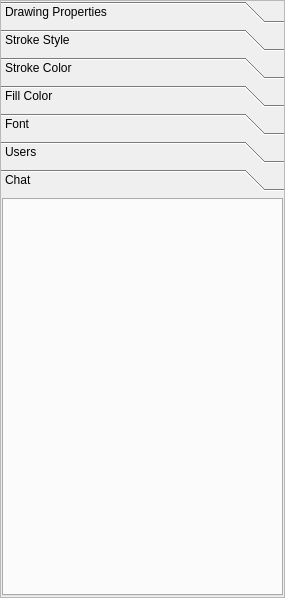
<?xml version="1.0" encoding="UTF-8"?>
<ui version="4.0">
 <class>ToolBox</class>
 <widget class="QToolBox" name="ToolBox">
  <property name="geometry">
   <rect>
    <x>0</x>
    <y>0</y>
    <width>285</width>
    <height>598</height>
   </rect>
  </property>
  <property name="windowTitle">
   <string>ToolBox</string>
  </property>
  <property name="windowIcon">
   <iconset resource="rsrc.qrc">
    <normaloff>:/icons/resources/icons/app-icons/logo_small.png</normaloff>:/icons/resources/icons/app-icons/logo_small.png</iconset>
  </property>
  <property name="autoFillBackground">
   <bool>true</bool>
  </property>
  <property name="styleSheet">
   <string>0</string>
  </property>
  <property name="frameShape">
   <enum>QFrame::StyledPanel</enum>
  </property>
  <property name="currentIndex">
   <number>6</number>
  </property>
  <widget class="QWidget" name="drawingPage">
   <property name="geometry">
    <rect>
     <x>0</x>
     <y>0</y>
     <width>283</width>
     <height>351</height>
    </rect>
   </property>
   <attribute name="icon">
    <iconset resource="rsrc.qrc">
     <normaloff>:/icons/resources/icons/app-icons/property.png</normaloff>:/icons/resources/icons/app-icons/property.png</iconset>
   </attribute>
   <attribute name="label">
    <string>Drawing Properties</string>
   </attribute>
   <layout class="QVBoxLayout" name="verticalLayout_14">
    <property name="margin">
     <number>1</number>
    </property>
    <item>
     <widget class="QScrollArea" name="scrollArea_6">
      <property name="styleSheet">
       <string notr="true">QScrollArea::title { 
    background-color: transparent;
     subcontrol-position: top left; /* position at the top left*/ 
     padding:2 13px;
 } 

QScrollArea { 
     border: 2px solid gray;
     background-color: lightgray;
     border-radius: 5px; 
 } 
</string>
      </property>
      <property name="widgetResizable">
       <bool>true</bool>
      </property>
      <widget class="QWidget" name="scrollAreaWidgetContents_6">
       <property name="geometry">
        <rect>
         <x>0</x>
         <y>0</y>
         <width>277</width>
         <height>345</height>
        </rect>
       </property>
       <layout class="QVBoxLayout" name="verticalLayout_15">
        <property name="margin">
         <number>1</number>
        </property>
        <item>
         <widget class="DrawingPropertiesWidget" name="drawingPropertiesWidget">
          <property name="toolTip">
           <string>Custom widget</string>
          </property>
          <property name="whatsThis">
           <string>You don't care</string>
          </property>
         </widget>
        </item>
       </layout>
      </widget>
     </widget>
    </item>
   </layout>
  </widget>
  <widget class="QWidget" name="strokeStylePage">
   <property name="geometry">
    <rect>
     <x>0</x>
     <y>0</y>
     <width>283</width>
     <height>351</height>
    </rect>
   </property>
   <attribute name="icon">
    <iconset resource="rsrc.qrc">
     <normaloff>:/icons/resources/icons/tool-icons/drawings.png</normaloff>:/icons/resources/icons/tool-icons/drawings.png</iconset>
   </attribute>
   <attribute name="label">
    <string>Stroke Style</string>
   </attribute>
   <layout class="QVBoxLayout" name="verticalLayout">
    <property name="margin">
     <number>1</number>
    </property>
    <item>
     <widget class="QScrollArea" name="scrollArea">
      <property name="minimumSize">
       <size>
        <width>235</width>
        <height>0</height>
       </size>
      </property>
      <property name="autoFillBackground">
       <bool>false</bool>
      </property>
      <property name="styleSheet">
       <string notr="true">QScrollArea::title { 
    background-color: transparent;
     subcontrol-position: top left; /* position at the top left*/ 
     padding:2 13px;
 } 

QScrollArea { 
     border: 2px solid gray;
     background-color: lightgray;
     border-radius: 5px; 
 } </string>
      </property>
      <property name="frameShape">
       <enum>QFrame::NoFrame</enum>
      </property>
      <property name="frameShadow">
       <enum>QFrame::Plain</enum>
      </property>
      <property name="widgetResizable">
       <bool>true</bool>
      </property>
      <widget class="QWidget" name="scrollAreaWidgetContents">
       <property name="geometry">
        <rect>
         <x>0</x>
         <y>0</y>
         <width>277</width>
         <height>345</height>
        </rect>
       </property>
       <property name="minimumSize">
        <size>
         <width>200</width>
         <height>181</height>
        </size>
       </property>
       <layout class="QVBoxLayout" name="verticalLayout_2">
        <property name="margin">
         <number>1</number>
        </property>
        <item>
         <widget class="StrokeStyleWidget" name="strokeStyleWidget">
          <property name="toolTip">
           <string>Custom widget</string>
          </property>
          <property name="whatsThis">
           <string>You don't care</string>
          </property>
         </widget>
        </item>
       </layout>
      </widget>
     </widget>
    </item>
   </layout>
  </widget>
  <widget class="QWidget" name="strokeColorPage">
   <property name="geometry">
    <rect>
     <x>0</x>
     <y>0</y>
     <width>283</width>
     <height>351</height>
    </rect>
   </property>
   <attribute name="icon">
    <iconset resource="rsrc.qrc">
     <normaloff>:/icons/resources/icons/tool-icons/color1.png</normaloff>:/icons/resources/icons/tool-icons/color1.png</iconset>
   </attribute>
   <attribute name="label">
    <string>Stroke Color</string>
   </attribute>
   <layout class="QVBoxLayout" name="verticalLayout_3">
    <property name="margin">
     <number>1</number>
    </property>
    <item>
     <widget class="QScrollArea" name="scrollArea_2">
      <property name="styleSheet">
       <string notr="true">QScrollArea::title { 
    background-color: transparent;
     subcontrol-position: top left; /* position at the top left*/ 
     padding:2 13px;
 } 

QScrollArea { 
     border: 2px solid gray;
     background-color: lightgray;
     border-radius: 5px; 
 } </string>
      </property>
      <property name="frameShape">
       <enum>QFrame::NoFrame</enum>
      </property>
      <property name="frameShadow">
       <enum>QFrame::Plain</enum>
      </property>
      <property name="widgetResizable">
       <bool>true</bool>
      </property>
      <widget class="QWidget" name="scrollAreaWidgetContents_2">
       <property name="geometry">
        <rect>
         <x>0</x>
         <y>0</y>
         <width>277</width>
         <height>345</height>
        </rect>
       </property>
       <layout class="QVBoxLayout" name="verticalLayout_13">
        <property name="margin">
         <number>1</number>
        </property>
        <item>
         <layout class="QVBoxLayout" name="verticalLayout_4">
          <item>
           <widget class="ColorWidget" name="strokeColor">
            <property name="toolTip">
             <string>Custom color widget</string>
            </property>
            <property name="whatsThis">
             <string>You don't care</string>
            </property>
           </widget>
          </item>
          <item>
           <layout class="QFormLayout" name="formLayout_2">
            <property name="horizontalSpacing">
             <number>22</number>
            </property>
            <property name="verticalSpacing">
             <number>9</number>
            </property>
            <property name="leftMargin">
             <number>9</number>
            </property>
            <property name="topMargin">
             <number>0</number>
            </property>
            <property name="rightMargin">
             <number>9</number>
            </property>
            <property name="bottomMargin">
             <number>9</number>
            </property>
            <item row="0" column="0">
             <widget class="QLabel" name="label_14">
              <property name="text">
               <string>Current Color:</string>
              </property>
             </widget>
            </item>
            <item row="0" column="1">
             <widget class="QLabel" name="strokeColorLabel">
              <property name="styleSheet">
               <string notr="true">QLabel {
	border: 1px solid 
}</string>
              </property>
              <property name="text">
               <string/>
              </property>
             </widget>
            </item>
            <item row="1" column="0">
             <widget class="QLabel" name="label_6">
              <property name="text">
               <string>Stroke Enabled:</string>
              </property>
             </widget>
            </item>
            <item row="1" column="1">
             <widget class="QCheckBox" name="shouldStrokeCheckbox">
              <property name="layoutDirection">
               <enum>Qt::RightToLeft</enum>
              </property>
              <property name="text">
               <string/>
              </property>
             </widget>
            </item>
           </layout>
          </item>
         </layout>
        </item>
       </layout>
      </widget>
     </widget>
    </item>
   </layout>
  </widget>
  <widget class="QWidget" name="strokeFillPage">
   <property name="geometry">
    <rect>
     <x>0</x>
     <y>0</y>
     <width>283</width>
     <height>351</height>
    </rect>
   </property>
   <property name="autoFillBackground">
    <bool>true</bool>
   </property>
   <attribute name="icon">
    <iconset resource="rsrc.qrc">
     <normaloff>:/icons/resources/icons/tool-icons/color1.png</normaloff>:/icons/resources/icons/tool-icons/color1.png</iconset>
   </attribute>
   <attribute name="label">
    <string>Fill Color</string>
   </attribute>
   <layout class="QVBoxLayout" name="verticalLayout_9">
    <property name="margin">
     <number>1</number>
    </property>
    <item>
     <widget class="QScrollArea" name="scrollArea_3">
      <property name="autoFillBackground">
       <bool>true</bool>
      </property>
      <property name="styleSheet">
       <string notr="true">QScrollArea::title { 
    background-color: transparent;
     subcontrol-position: top left; /* position at the top left*/ 
     padding:2 13px;
 } 

QScrollArea { 
     border: 2px solid gray;
     background-color: lightgray;
     border-radius: 5px; 
 } 
</string>
      </property>
      <property name="frameShape">
       <enum>QFrame::NoFrame</enum>
      </property>
      <property name="frameShadow">
       <enum>QFrame::Plain</enum>
      </property>
      <property name="widgetResizable">
       <bool>true</bool>
      </property>
      <widget class="QWidget" name="scrollAreaWidgetContents_3">
       <property name="geometry">
        <rect>
         <x>0</x>
         <y>0</y>
         <width>277</width>
         <height>345</height>
        </rect>
       </property>
       <property name="minimumSize">
        <size>
         <width>0</width>
         <height>0</height>
        </size>
       </property>
       <property name="autoFillBackground">
        <bool>true</bool>
       </property>
       <layout class="QVBoxLayout" name="verticalLayout_12">
        <property name="margin">
         <number>1</number>
        </property>
        <item>
         <layout class="QVBoxLayout" name="verticalLayout_5">
          <property name="spacing">
           <number>0</number>
          </property>
          <item>
           <widget class="ColorWidget" name="fillColor">
            <property name="toolTip">
             <string>Custom color widget</string>
            </property>
            <property name="whatsThis">
             <string>You don't care</string>
            </property>
           </widget>
          </item>
          <item>
           <layout class="QFormLayout" name="formLayout_3">
            <property name="sizeConstraint">
             <enum>QLayout::SetMaximumSize</enum>
            </property>
            <property name="fieldGrowthPolicy">
             <enum>QFormLayout::AllNonFixedFieldsGrow</enum>
            </property>
            <property name="labelAlignment">
             <set>Qt::AlignRight|Qt::AlignTrailing|Qt::AlignVCenter</set>
            </property>
            <property name="formAlignment">
             <set>Qt::AlignRight|Qt::AlignTop|Qt::AlignTrailing</set>
            </property>
            <property name="horizontalSpacing">
             <number>22</number>
            </property>
            <property name="verticalSpacing">
             <number>9</number>
            </property>
            <property name="leftMargin">
             <number>9</number>
            </property>
            <property name="topMargin">
             <number>0</number>
            </property>
            <property name="rightMargin">
             <number>9</number>
            </property>
            <property name="bottomMargin">
             <number>9</number>
            </property>
            <item row="0" column="0">
             <widget class="QLabel" name="label_8">
              <property name="text">
               <string>Current Color:</string>
              </property>
             </widget>
            </item>
            <item row="0" column="1">
             <widget class="QLabel" name="fillColorLabel">
              <property name="minimumSize">
               <size>
                <width>0</width>
                <height>0</height>
               </size>
              </property>
              <property name="maximumSize">
               <size>
                <width>16777215</width>
                <height>16777215</height>
               </size>
              </property>
              <property name="layoutDirection">
               <enum>Qt::LeftToRight</enum>
              </property>
              <property name="styleSheet">
               <string notr="true">QLabel {
	border: 1px solid black;
}</string>
              </property>
              <property name="text">
               <string/>
              </property>
              <property name="alignment">
               <set>Qt::AlignRight|Qt::AlignTrailing|Qt::AlignVCenter</set>
              </property>
             </widget>
            </item>
            <item row="1" column="0">
             <widget class="QLabel" name="label_9">
              <property name="autoFillBackground">
               <bool>false</bool>
              </property>
              <property name="text">
               <string>Fill Enabled:</string>
              </property>
              <property name="alignment">
               <set>Qt::AlignRight|Qt::AlignTrailing|Qt::AlignVCenter</set>
              </property>
             </widget>
            </item>
            <item row="1" column="1">
             <widget class="QCheckBox" name="shouldFillCheckbox">
              <property name="layoutDirection">
               <enum>Qt::RightToLeft</enum>
              </property>
              <property name="autoFillBackground">
               <bool>false</bool>
              </property>
              <property name="text">
               <string/>
              </property>
             </widget>
            </item>
           </layout>
          </item>
         </layout>
        </item>
       </layout>
      </widget>
     </widget>
    </item>
   </layout>
  </widget>
  <widget class="QWidget" name="fontPage">
   <property name="geometry">
    <rect>
     <x>0</x>
     <y>0</y>
     <width>283</width>
     <height>351</height>
    </rect>
   </property>
   <attribute name="icon">
    <iconset resource="rsrc.qrc">
     <normaloff>:/icons/resources/icons/tool-icons/text.png</normaloff>:/icons/resources/icons/tool-icons/text.png</iconset>
   </attribute>
   <attribute name="label">
    <string>Font</string>
   </attribute>
   <layout class="QVBoxLayout" name="verticalLayout_6">
    <property name="margin">
     <number>1</number>
    </property>
    <item>
     <widget class="QScrollArea" name="scrollArea_4">
      <property name="minimumSize">
       <size>
        <width>0</width>
        <height>0</height>
       </size>
      </property>
      <property name="styleSheet">
       <string notr="true">QScrollArea::title { 
    background-color: transparent;
     subcontrol-position: top left; /* position at the top left*/ 
     padding:2 13px;
 } 

QScrollArea { 
     border: 2px solid gray;
     background-color: lightgray;
     border-radius: 5px; 
 } 
</string>
      </property>
      <property name="widgetResizable">
       <bool>true</bool>
      </property>
      <widget class="QWidget" name="scrollAreaWidgetContents_4">
       <property name="geometry">
        <rect>
         <x>0</x>
         <y>0</y>
         <width>277</width>
         <height>345</height>
        </rect>
       </property>
       <property name="minimumSize">
        <size>
         <width>180</width>
         <height>0</height>
        </size>
       </property>
       <layout class="QVBoxLayout" name="verticalLayout_8">
        <property name="margin">
         <number>1</number>
        </property>
        <item>
         <widget class="FontWidget" name="fontWidget">
          <property name="toolTip">
           <string>Custom widget</string>
          </property>
          <property name="whatsThis">
           <string>You don't care</string>
          </property>
         </widget>
        </item>
       </layout>
      </widget>
     </widget>
    </item>
   </layout>
  </widget>
  <widget class="QWidget" name="usersPage">
   <property name="geometry">
    <rect>
     <x>0</x>
     <y>0</y>
     <width>283</width>
     <height>351</height>
    </rect>
   </property>
   <attribute name="icon">
    <iconset resource="rsrc.qrc">
     <normaloff>:/icons/resources/icons/app-icons/users.png</normaloff>:/icons/resources/icons/app-icons/users.png</iconset>
   </attribute>
   <attribute name="label">
    <string>Users</string>
   </attribute>
   <layout class="QVBoxLayout" name="verticalLayout_10">
    <property name="spacing">
     <number>6</number>
    </property>
    <property name="margin">
     <number>2</number>
    </property>
    <item>
     <widget class="QScrollArea" name="scrollArea_5">
      <property name="widgetResizable">
       <bool>true</bool>
      </property>
      <widget class="QWidget" name="scrollAreaWidgetContents_5">
       <property name="geometry">
        <rect>
         <x>0</x>
         <y>0</y>
         <width>277</width>
         <height>345</height>
        </rect>
       </property>
       <layout class="QVBoxLayout" name="verticalLayout_11">
        <property name="margin">
         <number>2</number>
        </property>
        <item>
         <widget class="QTreeView" name="treeView">
          <property name="sortingEnabled">
           <bool>true</bool>
          </property>
          <property name="animated">
           <bool>true</bool>
          </property>
          <attribute name="headerDefaultSectionSize">
           <number>0</number>
          </attribute>
         </widget>
        </item>
       </layout>
      </widget>
     </widget>
    </item>
   </layout>
  </widget>
  <widget class="QWidget" name="chatPage">
   <property name="geometry">
    <rect>
     <x>0</x>
     <y>0</y>
     <width>283</width>
     <height>351</height>
    </rect>
   </property>
   <attribute name="icon">
    <iconset resource="rsrc.qrc">
     <normaloff>:/icons/resources/icons/app-icons/chat.png</normaloff>:/icons/resources/icons/app-icons/chat.png</iconset>
   </attribute>
   <attribute name="label">
    <string>Chat</string>
   </attribute>
   <layout class="QVBoxLayout" name="verticalLayout_7">
    <property name="margin">
     <number>1</number>
    </property>
    <item>
     <widget class="CustomChatWidget" name="chatWidget">
      <property name="toolTip">
       <string>Custom widget</string>
      </property>
      <property name="whatsThis">
       <string>You don't care</string>
      </property>
     </widget>
    </item>
   </layout>
  </widget>
  <action name="actionCapSquare">
   <property name="checkable">
    <bool>true</bool>
   </property>
   <property name="icon">
    <iconset resource="rsrc.qrc">
     <normaloff>:/icons/resources/icons/app-icons/capsquare.png</normaloff>:/icons/resources/icons/app-icons/capsquare.png</iconset>
   </property>
   <property name="text">
    <string>capSquare</string>
   </property>
  </action>
  <action name="actionCapRound">
   <property name="checkable">
    <bool>true</bool>
   </property>
   <property name="icon">
    <iconset resource="rsrc.qrc">
     <normaloff>:/icons/resources/icons/app-icons/capround.png</normaloff>:/icons/resources/icons/app-icons/capround.png</iconset>
   </property>
   <property name="text">
    <string>capRound</string>
   </property>
  </action>
  <action name="actionCapFlat">
   <property name="checkable">
    <bool>true</bool>
   </property>
   <property name="icon">
    <iconset resource="rsrc.qrc">
     <normaloff>:/icons/resources/icons/app-icons/capbutt.png</normaloff>:/icons/resources/icons/app-icons/capbutt.png</iconset>
   </property>
   <property name="text">
    <string>capFlat</string>
   </property>
  </action>
  <action name="actionJoinRound">
   <property name="checkable">
    <bool>true</bool>
   </property>
   <property name="icon">
    <iconset resource="rsrc.qrc">
     <normaloff>:/icons/resources/icons/app-icons/joinround.png</normaloff>:/icons/resources/icons/app-icons/joinround.png</iconset>
   </property>
   <property name="text">
    <string>joinRound</string>
   </property>
  </action>
  <action name="actionJoinMiter">
   <property name="checkable">
    <bool>true</bool>
   </property>
   <property name="icon">
    <iconset resource="rsrc.qrc">
     <normaloff>:/icons/resources/icons/app-icons/joinmiter.png</normaloff>:/icons/resources/icons/app-icons/joinmiter.png</iconset>
   </property>
   <property name="text">
    <string>joinMiter</string>
   </property>
  </action>
  <action name="actionJoinBevel">
   <property name="checkable">
    <bool>true</bool>
   </property>
   <property name="icon">
    <iconset resource="rsrc.qrc">
     <normaloff>:/icons/resources/icons/app-icons/joinbevel.png</normaloff>:/icons/resources/icons/app-icons/joinbevel.png</iconset>
   </property>
   <property name="text">
    <string>joinBevel</string>
   </property>
  </action>
  <action name="actionStrokeColor">
   <property name="icon">
    <iconset resource="rsrc.qrc">
     <normaloff>:/icons/resources/icons/tool-icons/color1.png</normaloff>:/icons/resources/icons/tool-icons/color1.png</iconset>
   </property>
   <property name="text">
    <string>strokeColor</string>
   </property>
  </action>
  <action name="actionFillColor">
   <property name="icon">
    <iconset resource="rsrc.qrc">
     <normaloff>:/icons/resources/icons/tool-icons/color1.png</normaloff>:/icons/resources/icons/tool-icons/color1.png</iconset>
   </property>
   <property name="text">
    <string>fillColor</string>
   </property>
  </action>
  <action name="actionShouldFill">
   <property name="checkable">
    <bool>true</bool>
   </property>
   <property name="text">
    <string>shouldFill</string>
   </property>
  </action>
  <action name="actionShouldStroke">
   <property name="checkable">
    <bool>true</bool>
   </property>
   <property name="text">
    <string>shouldStroke</string>
   </property>
  </action>
  <action name="actionWidthChange">
   <property name="text">
    <string>widthChange</string>
   </property>
  </action>
  <action name="actionDashSet">
   <property name="text">
    <string>dashSet</string>
   </property>
  </action>
  <action name="actionDashPhaseChange">
   <property name="text">
    <string>dashPhaseChange</string>
   </property>
  </action>
  <action name="actionFontStyleBold">
   <property name="checkable">
    <bool>true</bool>
   </property>
   <property name="icon">
    <iconset resource="rsrc.qrc">
     <normaloff>:/icons/resources/icons/app-icons/bold.png</normaloff>:/icons/resources/icons/app-icons/bold.png</iconset>
   </property>
   <property name="text">
    <string>fontStyleBold</string>
   </property>
  </action>
  <action name="actionFontStyleItalic">
   <property name="checkable">
    <bool>true</bool>
   </property>
   <property name="icon">
    <iconset resource="rsrc.qrc">
     <normaloff>:/icons/resources/icons/app-icons/italic.png</normaloff>:/icons/resources/icons/app-icons/italic.png</iconset>
   </property>
   <property name="text">
    <string>fontStyleItalic</string>
   </property>
  </action>
  <action name="actionFontFamilySet">
   <property name="icon">
    <iconset resource="rsrc.qrc">
     <normaloff>:/icons/resources/icons/tool-icons/text.png</normaloff>:/icons/resources/icons/tool-icons/text.png</iconset>
   </property>
   <property name="text">
    <string>fontFamilySet</string>
   </property>
  </action>
  <action name="actionFontSizeSet">
   <property name="text">
    <string>fontSizeSet</string>
   </property>
  </action>
  <action name="actionChangeCharCounter">
   <property name="text">
    <string>changeCharCounter</string>
   </property>
  </action>
 </widget>
 <customwidgets>
  <customwidget>
   <class>ColorWidget</class>
   <extends>QWidget</extends>
   <header>ColorWidget</header>
  </customwidget>
  <customwidget>
   <class>CustomChatWidget</class>
   <extends>QTabWidget</extends>
   <header>CustomChatWidget</header>
   <container>1</container>
  </customwidget>
  <customwidget>
   <class>DrawingPropertiesWidget</class>
   <extends>QWidget</extends>
   <header>DrawingPropertiesWidget</header>
   <container>1</container>
  </customwidget>
  <customwidget>
   <class>FontWidget</class>
   <extends>QWidget</extends>
   <header>FontWidget</header>
   <container>1</container>
  </customwidget>
  <customwidget>
   <class>StrokeStyleWidget</class>
   <extends>QWidget</extends>
   <header>StrokeStyleWidget</header>
   <container>1</container>
  </customwidget>
 </customwidgets>
 <resources>
  <include location="rsrc.qrc"/>
 </resources>
 <connections>
  <connection>
   <sender>shouldFillCheckbox</sender>
   <signal>toggled(bool)</signal>
   <receiver>actionShouldFill</receiver>
   <slot>toggle()</slot>
   <hints>
    <hint type="sourcelabel">
     <x>234</x>
     <y>459</y>
    </hint>
    <hint type="destinationlabel">
     <x>-1</x>
     <y>-1</y>
    </hint>
   </hints>
  </connection>
  <connection>
   <sender>strokeColor</sender>
   <signal>colorChanged(QColor)</signal>
   <receiver>ToolBox</receiver>
   <slot>strokeColorChanged(QColor)</slot>
   <hints>
    <hint type="sourcelabel">
     <x>189</x>
     <y>270</y>
    </hint>
    <hint type="destinationlabel">
     <x>256</x>
     <y>384</y>
    </hint>
   </hints>
  </connection>
  <connection>
   <sender>fillColor</sender>
   <signal>colorChanged(QColor)</signal>
   <receiver>ToolBox</receiver>
   <slot>fillColorChanged(QColor)</slot>
   <hints>
    <hint type="sourcelabel">
     <x>164</x>
     <y>249</y>
    </hint>
    <hint type="destinationlabel">
     <x>257</x>
     <y>432</y>
    </hint>
   </hints>
  </connection>
  <connection>
   <sender>shouldStrokeCheckbox</sender>
   <signal>toggled(bool)</signal>
   <receiver>actionShouldStroke</receiver>
   <slot>toggle()</slot>
   <hints>
    <hint type="sourcelabel">
     <x>234</x>
     <y>424</y>
    </hint>
    <hint type="destinationlabel">
     <x>-1</x>
     <y>-1</y>
    </hint>
   </hints>
  </connection>
 </connections>
 <slots>
  <slot>strokeColorChanged(QColor)</slot>
  <slot>fillColorChanged(QColor)</slot>
 </slots>
</ui>
